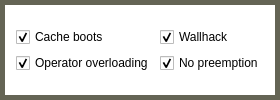
               <widget class="QGroupBox" name="groupBox_8">
                <property name="styleSheet">
                 <string notr="true">/* GROUP_BOX*/
QGroupBox
{
	border: 5px  solid rgba(100, 100, 85, 255);
	background: rgba(240, 240, 230, 0);
}</string>
                </property>
                <property name="title">
                 <string/>
                </property>
                <layout class="QVBoxLayout" name="verticalLayout_45">
                 <item>
                  <layout class="QGridLayout" name="gridLayout_2">
                   <item row="2" column="1">
                    <widget class="QCheckBox" name="checkBox_11">
                     <property name="text">
                      <string>No preemption</string>
                     </property>
                     <property name="checked">
                      <bool>true</bool>
                     </property>
                    </widget>
                   </item>
                   <item row="2" column="0">
                    <widget class="QCheckBox" name="checkBox_13">
                     <property name="text">
                      <string>Operator overloading</string>
                     </property>
                     <property name="checked">
                      <bool>true</bool>
                     </property>
                    </widget>
                   </item>
                   <item row="1" column="0">
                    <widget class="QCheckBox" name="checkBox_12">
                     <property name="text">
                      <string>Cache boots</string>
                     </property>
                     <property name="checked">
                      <bool>true</bool>
                     </property>
                    </widget>
                   </item>
                   <item row="1" column="1">
                    <widget class="QCheckBox" name="checkBox_14">
                     <property name="text">
                      <string>Wallhack </string>
                     </property>
                     <property name="checked">
                      <bool>true</bool>
                     </property>
                    </widget>
                   </item>
                  </layout>
                 </item>
                </layout>
                <zorder></zorder>
               </widget>
